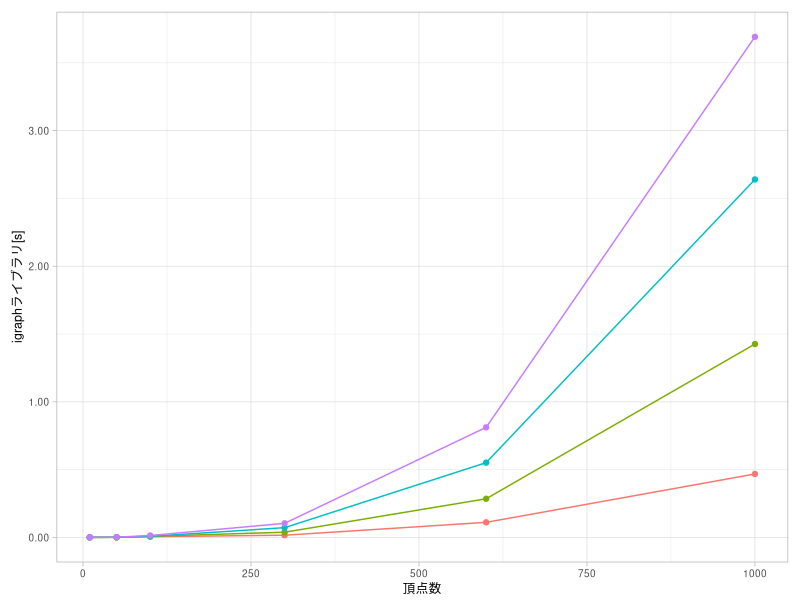

This figure's R source: (Note: this script raises an error after producing the figure.)
library(readr)
library(dplyr)
library(tidyr)
library(ggplot2)
library(grid)
library(gridExtra)
library(gtable)

theme_set(theme_light())

g_grob <- function(gp, elem) {
  tmp <- ggplot_gtable(ggplot_build(gp))
  g <- grep(elem, sapply(tmp$grobs, function(x) x$name))
  grob <- tmp$grobs[[g]]
  return(grob)
}

g_filter <- function(gp, elem) {
  return(gtable_filter(ggplotGrob(gp), elem))
}

hide_title_and_yaxis_and_legend <- function(gp) {
  return(gp + theme(
    plot.margin = unit(c(3, 1, 1, 0), 'mm'),
    plot.title = element_blank(),
    axis.title.y = element_blank(),
    axis.ticks.length = unit(1, 'mm'),
    axis.text.y = element_blank(),
    legend.position = 'none'
  ))
}

blank <- grid.rect(gp = gpar(col = 'white'))

make_margin <- function(gp, p_height) {
  g <- arrangeGrob(
    blank, gp, blank,
    nrow = 3,
    heights = unit.c(
      unit(3, 'mm'),
      panel_height,
      unit(1, 'npc') - p_height - unit(3, 'mm')
    ),
    widths = unit.c(sum(gp$widths))
  )
  return(g)
}

type_breaks = c('random', 'scale-free')
alg_breaks = c('proposed', 'igraph')
data <- read_csv('../data/the-dist-delete-mws.csv') %>%
  select(-c(m, test, seed)) %>%
  rename(proposed = `time`, igraph = `time-igraph`) %>%
  gather(alg, time, c(proposed, igraph)) %>%
  group_by(n, type, `p-or-m`, alg) %>%
  summarise(time = mean(time)) %>%
  ungroup() %>%
  mutate(
    type = factor(type, levels = type_breaks),
    alg = factor(alg, levels = alg_breaks),
    p = ifelse(type == 'random', `p-or-m`, NA),
    m = ifelse(type == 'scale-free', `p-or-m`, NA)) %>%
  arrange(type, alg)

pf <- function(vtype, valg) {
  title <- ifelse(vtype == 'random', 'Erdos-Rényiモデル', 'Barabási-Albertモデル')
  title_ylab <- ifelse(valg == 'proposed', '提案手法[s]', 'igraphライブラリ[s]')
  title_xlab <- '頂点数'
  gp <- ggplot(
    filter(data, type == vtype, alg == valg),
    aes(n, time, colour = as.factor(ifelse(type == 'random', p, m)))
    ) +
    ggtitle(title) +
    geom_line() +
    geom_point() +
    scale_x_continuous(name = title_xlab) +
    scale_y_continuous(name = title_ylab, labels = function(y) format(y, nsmall = 2)) +
    labs(colour = ifelse(vtype == 'random', 'p', 'm')) +
    theme(
      text = element_text(size = 9),
      plot.title = element_text(hjust = 0.5),
      plot.margin = unit(c(3, 3, 1, 3), 'mm'),
      legend.position = 'bottom'
      )
  return(gp)
}

plot_height <- unit(2.5, 'inches')
cairo_pdf('dist-delete.pdf', width = 3, height = convertHeight(plot_height, 'inches', TRUE))
pf('random', 'igraph') + theme(plot.title = element_blank(), legend.position = 'none')
seekViewport('panel.6-4-6-4')
panel_width <- convertWidth(unit(1, 'npc'), 'inches')
panel_height <- convertHeight(unit(1, 'npc'), 'inches')
seekViewport('layout')
dev.off()

gp_igraph_random <- pf('random', 'igraph')
gp_igraph_scalefree <- pf('scale-free', 'igraph')
gp_proposed_random <- pf('random', 'proposed')
gp_proposed_scalefree <- pf('scale-free', 'proposed')

p_random_title <- g_grob(gp_igraph_random, 'plot.title')
p_scalefree_title <- g_grob(gp_igraph_scalefree, 'plot.title')
gp_igraph_ylab <- g_grob(gp_igraph_random, 'axis.title.y')
p_igraph_ylab <- make_margin(gp_igraph_ylab, panel_height)
gp_proposed_ylab <- g_grob(gp_proposed_random, 'axis.title.y')
p_proposed_ylab <- make_margin(gp_proposed_ylab, panel_height)

gp_igraph_random_yaxis <- g_filter(gp_igraph_random, 'axis-l')
p_igraph_random_yaxis <- make_margin(gp_igraph_random_yaxis, panel_height)
p_igraph_random <- hide_title_and_yaxis_and_legend(gp_igraph_random)
gp_igraph_scalefree_yaxis <- g_filter(gp_igraph_scalefree, 'axis-l')
p_igraph_scalefree_yaxis <- make_margin(gp_igraph_scalefree_yaxis, panel_height)
p_igraph_scalefree <- hide_title_and_yaxis_and_legend(gp_igraph_scalefree)

gp_proposed_random_yaxis <- g_filter(gp_proposed_random, 'axis-l')
p_proposed_random_yaxis <- make_margin(gp_proposed_random_yaxis, panel_height)
p_proposed_random <- hide_title_and_yaxis_and_legend(gp_proposed_random)
gp_proposed_scalefree_yaxis <- g_filter(gp_proposed_scalefree, 'axis-l')
p_proposed_scalefree_yaxis <- make_margin(gp_proposed_scalefree_yaxis, panel_height)
p_proposed_scalefree <- hide_title_and_yaxis_and_legend(gp_proposed_scalefree)

p_random_legend <- g_grob(gp_igraph_random, 'guide-box')
p_scalefree_legend <- g_grob(gp_igraph_scalefree, 'guide-box')

ylab_width <- max(sum(p_igraph_ylab$widths), sum(p_proposed_ylab$widths)) + unit(1, 'mm')
yaxis_width <- sum(p_igraph_random_yaxis$widths) + unit(1, 'mm')
title_width <- (unit(1, 'npc') - 2*ylab_width - 2*yaxis_width) * 0.5
title_height <- max(sum(p_random_title$heights), sum(p_scalefree_title$heights)) + unit(1, 'mm')
legend_height <- sum(p_random_legend$heights)

cairo_pdf('dist-delete.pdf', width = 7,
          height = convertHeight(title_height+unit(5.0, 'inches')+legend_height, 'inches', TRUE))
grid.arrange(
  blank, blank, p_random_title, blank, p_scalefree_title, blank,
  p_igraph_ylab, p_igraph_random_yaxis, p_igraph_random, p_igraph_scalefree_yaxis, p_igraph_scalefree, blank,
  p_proposed_ylab, p_proposed_random_yaxis, p_proposed_random, p_proposed_scalefree_yaxis, p_proposed_scalefree, blank,
  blank, blank, p_random_legend, blank, p_scalefree_legend, blank,
  ncol = 6,
  nrow = 4,
  widths = unit.c(ylab_width, yaxis_width, title_width, yaxis_width, title_width, ylab_width),
  heights = unit.c(title_height, plot_height, plot_height, legend_height)
)
dev.off()

# padding
cairo_pdf('dist-delete-1-1.pdf',
          width  = convertWidth(ylab_width, 'inches', TRUE),
          height = convertHeight(title_height, 'inches', TRUE))
grid.draw(blank)
dev.off()
cairo_pdf('dist-delete-1-2.pdf',
          width  = convertWidth(yaxis_width, 'inches', TRUE),
          height = convertHeight(title_height, 'inches', TRUE))
grid.draw(blank)
dev.off()
cairo_pdf('dist-delete-2-1.pdf',
          width  = convertWidth(ylab_width, 'inches', TRUE),
          height = convertHeight(legend_height, 'inches', TRUE))
grid.draw(blank)
dev.off()
cairo_pdf('dist-delete-2-2.pdf',
          width  = convertWidth(yaxis_width, 'inches', TRUE),
          height = convertHeight(legend_height, 'inches', TRUE))
grid.draw(blank)
dev.off()
cairo_pdf('dist-delete-3-6.pdf',
          width  = convertWidth(ylab_width, 'inches', TRUE),
          height = convertHeight(panel_height, 'inches', TRUE))
grid.draw(blank)
dev.off()

# row 1 title
cairo_pdf('dist-delete-random-title.pdf',
          width = convertWidth(panel_width, 'inches', TRUE),
          height = convertHeight(title_height, 'inches', TRUE))
grid.draw(p_random_title)
dev.off()
cairo_pdf('dist-delete-scalefree-title.pdf',
          width = convertWidth(panel_width, 'inches', TRUE),
          height = convertHeight(title_height, 'inches', TRUE))
grid.draw(p_scalefree_title)
dev.off()

# row 2 legend
cairo_pdf('dist-delete-random-legend.pdf',
          width = convertWidth(panel_width, 'inches', TRUE),
          height = convertHeight(legend_height, 'inches', TRUE))
grid.draw(p_random_legend)
dev.off()
cairo_pdf('dist-delete-scalefree-legend.pdf',
          width = convertWidth(panel_width, 'inches', TRUE),
          height = convertHeight(legend_height, 'inches', TRUE))
grid.draw(p_scalefree_legend)
dev.off()

# row 3 igraph
cairo_pdf('dist-delete-igraph-ylab.pdf',
          width = convertWidth(ylab_width, 'inches', TRUE),
          height = convertHeight(plot_height, 'inches', TRUE))
grid.draw(p_igraph_ylab)
dev.off()
cairo_pdf('dist-delete-igraph-random-yaxis.pdf',
          width = convertWidth(yaxis_width, 'inches', TRUE),
          height = convertHeight(plot_height, 'inches', TRUE))
grid.draw(p_igraph_random_yaxis)
dev.off()
cairo_pdf('dist-delete-igraph-random.pdf',
          width = convertWidth(panel_width, 'inches', TRUE),
          height = convertHeight(plot_height, 'inches', TRUE))
grid.draw(p_igraph_random)
dev.off()
cairo_pdf('dist-delete-igraph-scalefree-yaxis.pdf',
          width = convertWidth(yaxis_width, 'inches', TRUE),
          height = convertHeight(plot_height, 'inches', TRUE))
grid.draw(p_igraph_scalefree_yaxis)
dev.off()
cairo_pdf('dist-delete-igraph-scalefree.pdf',
          width = convertWidth(panel_width, 'inches', TRUE),
          height = convertHeight(plot_height, 'inches', TRUE))
grid.draw(p_igraph_scalefree)
dev.off()

# row 4 proposed method
cairo_pdf('dist-delete-proposed-ylab.pdf',
          width = convertWidth(ylab_width, 'inches', TRUE),
          height = convertHeight(plot_height, 'inches', TRUE))
grid.draw(p_proposed_ylab)
dev.off()
cairo_pdf('dist-delete-proposed-ylab.pdf',
          width = convertWidth(ylab_width, 'inches', TRUE),
          height = convertHeight(plot_height, 'inches', TRUE))
grid.draw(p_proposed_ylab)
dev.off()
cairo_pdf('dist-delete-proposed-random-yaxis.pdf',
          width = convertWidth(yaxis_width, 'inches', TRUE),
          height = convertHeight(plot_height, 'inches', TRUE))
grid.draw(p_proposed_random_yaxis)
dev.off()
cairo_pdf('dist-delete-proposed-random.pdf',
          width = convertWidth(panel_width, 'inches', TRUE),
          height = convertHeight(plot_height, 'inches', TRUE))
grid.draw(p_proposed_random)
dev.off()
cairo_pdf('dist-delete-proposed-scalefree-yaxis.pdf',
          width = convertWidth(yaxis_width, 'inches', TRUE),
          height = convertHeight(plot_height, 'inches', TRUE))
grid.draw(p_proposed_scalefree_yaxis)
dev.off()
cairo_pdf('dist-delete-proposed-scalefree.pdf',
          width = convertWidth(panel_width, 'inches', TRUE),
          height = convertHeight(plot_height, 'inches', TRUE))
grid.draw(p_proposed_scalefree)
dev.off()
